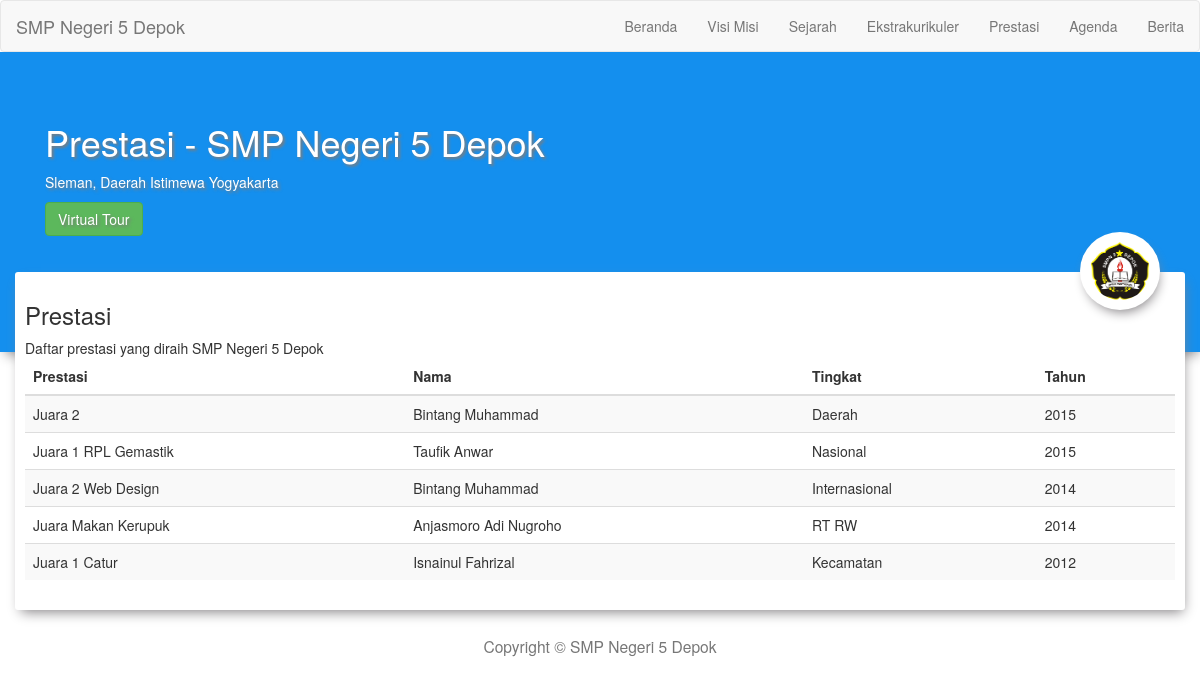
The page /prestasi.php on the database its author committed.
### tables this page shows
CREATE TABLE IF NOT EXISTS `tb_prestasi` (
  `id_prestasi` int(50) NOT NULL,
  `nama_peserta` varchar(255) NOT NULL,
  `tingkat` varchar(20) NOT NULL,
  `tahun` int(5) NOT NULL,
  `prestasi` varchar(255) NOT NULL
);

### config.php (called while the page is built, shortened)
<?php
$sekolah="SMP Negeri 5 Depok";
$alamat="Sleman, Daerah Istimewa Yogyakarta";
?>

### prestasi.php (the view, shortened to what this page needs)
<?php
	require 'config.php';
	$sql1="SELECT * FROM `tb_prestasi` ORDER BY `tb_prestasi`.`tahun` DESC";
	$prestasi = $conn->query($sql1);
	$jumlahprestasi = $prestasi->num_rows;
 ?>
<!DOCTYPE html>
<html>
	<head>
		<link href="css/bootstrap.min.css" rel="stylesheet">
		<link href="css/style.css" rel="stylesheet">
	</head>
	<body>
		<?php include 'menu.php'; ?>
		<div class="fluid header">
			<div class="container ">
				<div class="col-xs-12 col-sm-10 col-md-10 col-lg-10">
				<h1>Prestasi - <?php echo "$sekolah"; ?></h1>
				<p><?php echo $alamat ?></p>
				<a href="virtualtour.php" class="btn btn-success">Virtual Tour</a>
			</div>
			</div>
		</div>
		<div class="container bayang ">
			<img src="img/logo.png" width="80px" class="img-clip">
			<h3>Prestasi</h3>
			    Daftar prestasi yang diraih <?php echo "$sekolah"; ?>
			    <table class="table table-striped table-hover">
			    	<thead>
			    		<tr>
			    			<th>Prestasi</th>
			    			<th>Nama</th>
			    			<th>Tingkat</th>
			    			<th>Tahun</th>
			    		</tr>
			    	</thead>
			    	<tbody>
			    	<?php if($jumlahprestasi == 0) { ?>
			    		<tr>
			    			<td colspan="4" class="text-center">Tidak Ada Prestasi</td>
			    		</tr>
			    	<?php } else {
			    		for ($rowprestasi=0; $rowprestasi < $jumlahprestasi; $rowprestasi++) {
			    				$prestasi->data_seek($rowprestasi);
			    				$row = $prestasi->fetch_array(MYSQLI_ASSOC);
			    	?>
			    		<tr>
			    			<td><?php echo $row['prestasi']; ?></td>
			    			<td><?php echo $row['nama_peserta']; ?></td>
			    			<td><?php echo $row['tingkat']; ?></td>
			    			<td><?php echo $row['tahun']; ?></td>
			    		</tr>
			    	<?php
			    		}
			    	}
			    	?>
			    	</tbody>
			    </table>
		</div>
		<center><h3><small>Copyright &copy; <?php echo "$sekolah"; ?></small></h3></center>
	</body>
</html>

### css/style.css (style rules this page uses)
.header { min-height: 300px; background-color: #148FEE; text-shadow: 2px 2px 3px #7C7C7C; padding-top: 50px; color: #fff; padding-right: 5px; padding-left: 5px; padding-bottom: 100px; margin-bottom: -80px; box-shadow: 2px 6px 12px -4px rgba(133,130,133,1); }
.bayang { box-shadow: 2px 6px 12px -4px rgba(133,130,133,1); background: #fff; padding: 10px; border-radius: 3px; margin-bottom: 20px; position: relative; }
.img-clip { box-shadow: 2px 6px 12px -4px rgba(133,130,133,1); position: absolute; right: 25px; top: -40px; padding: 10px; background-color: #fff; border-radius: 50%; transition: 0.2s; }

### rows shown on the page
tb_prestasi: prestasi "Juara 2", nama_peserta "Bintang Muhammad", tingkat "Daerah", tahun "2015"
tb_prestasi: prestasi "Juara 1 RPL Gemastik", nama_peserta "Taufik Anwar", tingkat "Nasional", tahun "2015"
tb_prestasi: prestasi "Juara 2 Web Design", nama_peserta "Bintang Muhammad", tingkat "Internasional", tahun "2014"
tb_prestasi: prestasi "Juara Makan Kerupuk", nama_peserta "Anjasmoro Adi Nugroho", tingkat "RT RW", tahun "2014"
tb_prestasi: prestasi "Juara 1 Catur", nama_peserta "Isnainul Fahrizal", tingkat "Kecamatan", tahun "2012"

### other values the page prints
$sekolah "SMP Negeri 5 Depok"
$alamat "Sleman, Daerah Istimewa Yogyakarta"
